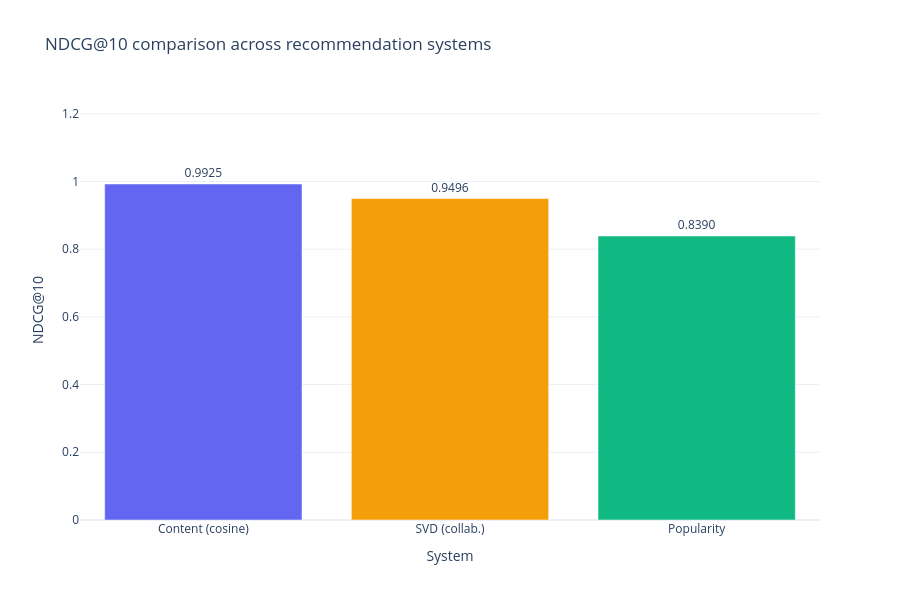

Write notebook code for a chart like this one.
### Markdown cell above
## 7) NDCG@10 per-system bar chart (main result)

Single-metric summary chart for the milestone report.

### Code cell
ndcg10 = (
    eval_df
    .filter(pl.col('k') == 10)
    .select(['system', 'ndcg_at_k'])
    .sort('ndcg_at_k', descending=True)
)

fig_ndcg = go.Figure(go.Bar(
    x=[system_labels.get(s, s) for s in ndcg10['system'].to_list()],
    y=ndcg10['ndcg_at_k'].to_list(),
    marker_color=[system_colors.get(s, '#888') for s in ndcg10['system'].to_list()],
    text=[f'{v:.4f}' for v in ndcg10['ndcg_at_k'].to_list()],
    textposition='outside',
))
fig_ndcg.update_layout(
    title='NDCG@10 comparison across recommendation systems',
    xaxis_title='System',
    yaxis_title='NDCG@10',
    height=600,
    template='plotly_white',
    yaxis_range=[0, ndcg10['ndcg_at_k'].max() * 1.25],
)
fig_ndcg.write_html(ARTIFACTS_DIR / 'week10_ndcg10_comparison.html')
fig_ndcg.write_image(ARTIFACTS_DIR / 'week10_ndcg10_comparison.png', scale=2)
fig_ndcg.show()

### Figure 1 — Plotly figure (JSON) as saved in the notebook; plotly's stock layout.template omitted (floating-point values rounded to 4 significant figures)
{"data": [{"marker": {"color": ["#6366f1", "#f59e0b", "#10b981"]}, "text": ["0.9925", "0.9496", "0.8390"], "textposition": "outside", "type": "bar", "x": ["Content (cosine)", "SVD (collab.)", "Popularity"], "y": [0.9925, 0.9496, 0.839]}], "layout": {"height": 600, "title": {"text": "NDCG@10 comparison across recommendation systems"}, "xaxis": {"title": {"text": "System"}}, "yaxis": {"range": [0, 1.241], "title": {"text": "NDCG@10"}}}}
